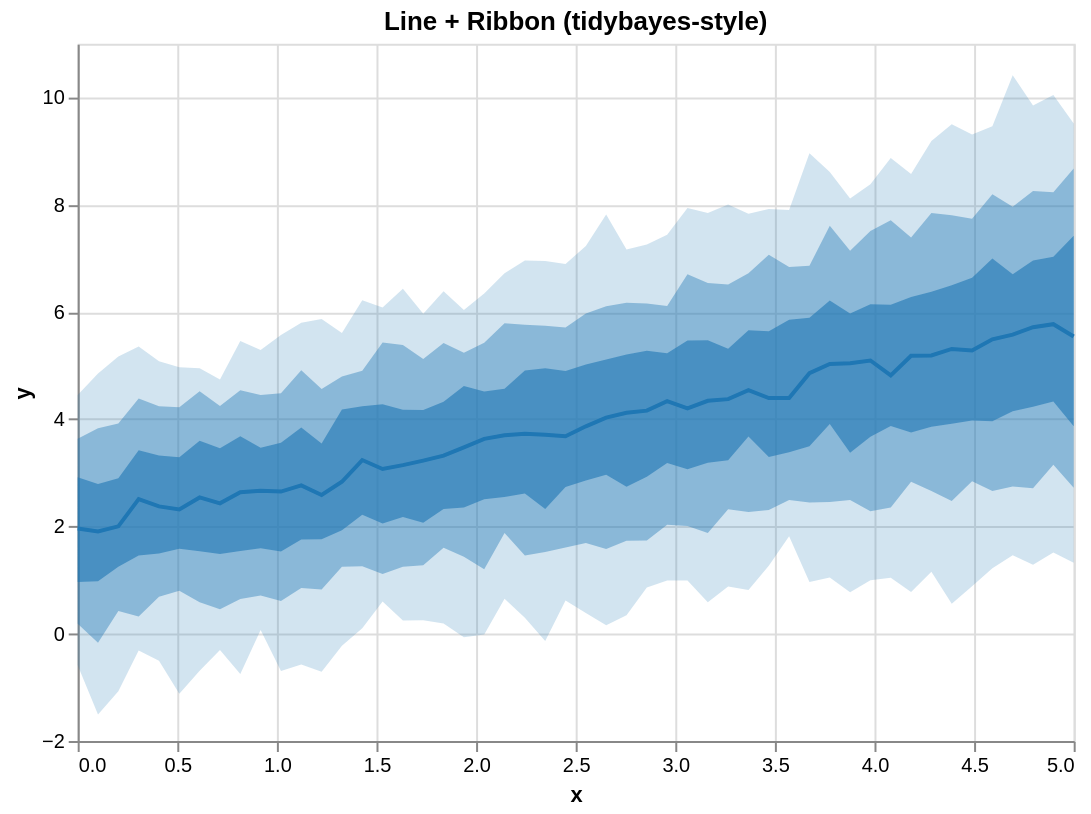

Write the Vega-Lite specification saved for this chart.
### Vega-Lite specification from a JSON file in a GitHub repository (floating-point values rounded to 4 significant figures)
{"$schema": "https://vega.github.io/schema/vega-lite/v5.json", "height": 350, "layer": [{"encoding": {"x": {"field": "x", "type": "quantitative"}, "y2": {"field": "hi_0_95_"}, "y": {"field": "lo_0_95_", "title": "y", "type": "quantitative"}}, "mark": {"line": false, "fill": "#1f77b4", "type": "area", "opacity": 0.2}}, {"encoding": {"x": {"field": "x", "type": "quantitative"}, "y2": {"field": "hi_0_8_"}, "y": {"field": "lo_0_8_", "title": "y", "type": "quantitative"}}, "mark": {"line": false, "fill": "#1f77b4", "type": "area", "opacity": 0.4}}, {"encoding": {"x": {"field": "x", "type": "quantitative"}, "y2": {"field": "hi_0_5_"}, "y": {"field": "lo_0_5_", "title": "y", "type": "quantitative"}}, "mark": {"line": false, "fill": "#1f77b4", "type": "area", "opacity": 0.6}}, {"encoding": {"x": {"field": "x", "type": "quantitative"}, "y": {"field": "__median__", "type": "quantitative"}}, "mark": {"color": "#1f77b4", "strokeWidth": 2, "type": "line"}}], "data": {"values": [{"lo_0_8_": 0.1849, "lo_0_95_": -0.5867, "hi_0_8_": 3.637, "x": 0.0, "__median__": 1.964, "hi_0_5_": 2.92, "hi_0_95_": 4.451, "lo_0_5_": 0.9661}, {"lo_0_8_": -0.1691, "lo_0_95_": -1.506, "hi_0_8_": 3.834, "x": 0.102, "__median__": 1.909, "hi_0_5_": 2.792, "hi_0_95_": 4.853, "lo_0_5_": 0.9769}, {"lo_0_8_": 0.4259, "lo_0_95_": -1.073, "hi_0_8_": 3.923, "x": 0.2041, "__median__": 2.003, "hi_0_5_": 2.901, "hi_0_95_": 5.171, "lo_0_5_": 1.25}, {"lo_0_8_": 0.3218, "lo_0_95_": -0.3132, "hi_0_8_": 4.385, "x": 0.3061, "__median__": 2.513, "hi_0_5_": 3.421, "hi_0_95_": 5.358, "lo_0_5_": 1.46}, {"lo_0_8_": 0.6891, "lo_0_95_": -0.5022, "hi_0_8_": 4.244, "x": 0.4082, "__median__": 2.376, "hi_0_5_": 3.323, "hi_0_95_": 5.08, "lo_0_5_": 1.495}, {"lo_0_8_": 0.8001, "lo_0_95_": -1.118, "hi_0_8_": 4.222, "x": 0.5102, "__median__": 2.319, "hi_0_5_": 3.293, "hi_0_95_": 4.969, "lo_0_5_": 1.587}, {"lo_0_8_": 0.5855, "lo_0_95_": -0.6909, "hi_0_8_": 4.521, "x": 0.6122, "__median__": 2.542, "hi_0_5_": 3.598, "hi_0_95_": 4.948, "lo_0_5_": 1.538}, {"lo_0_8_": 0.4588, "lo_0_95_": -0.3051, "hi_0_8_": 4.245, "x": 0.7143, "__median__": 2.431, "hi_0_5_": 3.457, "hi_0_95_": 4.741, "lo_0_5_": 1.488}, {"lo_0_8_": 0.6498, "lo_0_95_": -0.7513, "hi_0_8_": 4.54, "x": 0.8163, "__median__": 2.639, "hi_0_5_": 3.683, "hi_0_95_": 5.457, "lo_0_5_": 1.545}, {"lo_0_8_": 0.7121, "lo_0_95_": 0.07086, "hi_0_8_": 4.453, "x": 0.9184, "__median__": 2.665, "hi_0_5_": 3.47, "hi_0_95_": 5.292, "lo_0_5_": 1.597}, {"lo_0_8_": 0.6117, "lo_0_95_": -0.6939, "hi_0_8_": 4.485, "x": 1.02, "__median__": 2.652, "hi_0_5_": 3.562, "hi_0_95_": 5.569, "lo_0_5_": 1.536}, {"lo_0_8_": 0.8519, "lo_0_95_": -0.5723, "hi_0_8_": 4.913, "x": 1.122, "__median__": 2.768, "hi_0_5_": 3.845, "hi_0_95_": 5.799, "lo_0_5_": 1.759}, {"lo_0_8_": 0.8241, "lo_0_95_": -0.7075, "hi_0_8_": 4.564, "x": 1.224, "__median__": 2.588, "hi_0_5_": 3.548, "hi_0_95_": 5.87, "lo_0_5_": 1.763}, {"lo_0_8_": 1.25, "lo_0_95_": -0.2246, "hi_0_8_": 4.798, "x": 1.327, "__median__": 2.834, "hi_0_5_": 4.183, "hi_0_95_": 5.61, "lo_0_5_": 1.929}, {"lo_0_8_": 1.26, "lo_0_95_": 0.103, "hi_0_8_": 4.904, "x": 1.429, "__median__": 3.239, "hi_0_5_": 4.241, "hi_0_95_": 6.217, "lo_0_5_": 2.217}, {"lo_0_8_": 1.116, "lo_0_95_": 0.6023, "hi_0_8_": 5.43, "x": 1.531, "__median__": 3.073, "hi_0_5_": 4.277, "hi_0_95_": 6.086, "lo_0_5_": 2.054}, {"lo_0_8_": 1.25, "lo_0_95_": 0.2478, "hi_0_8_": 5.383, "x": 1.633, "__median__": 3.144, "hi_0_5_": 4.175, "hi_0_95_": 6.431, "lo_0_5_": 2.177}, {"lo_0_8_": 1.279, "lo_0_95_": 0.254, "hi_0_8_": 5.124, "x": 1.735, "__median__": 3.228, "hi_0_5_": 4.17, "hi_0_95_": 5.968, "lo_0_5_": 2.071}, {"lo_0_8_": 1.606, "lo_0_95_": 0.1903, "hi_0_8_": 5.42, "x": 1.837, "__median__": 3.321, "hi_0_5_": 4.328, "hi_0_95_": 6.387, "lo_0_5_": 2.327}, {"lo_0_8_": 1.437, "lo_0_95_": -0.06296, "hi_0_8_": 5.238, "x": 1.939, "__median__": 3.476, "hi_0_5_": 4.621, "hi_0_95_": 6.036, "lo_0_5_": 2.357}, {"lo_0_8_": 1.201, "lo_0_95_": -0.01424, "hi_0_8_": 5.425, "x": 2.041, "__median__": 3.633, "hi_0_5_": 4.517, "hi_0_95_": 6.344, "lo_0_5_": 2.508}, {"lo_0_8_": 1.879, "lo_0_95_": 0.6537, "hi_0_8_": 5.789, "x": 2.143, "__median__": 3.703, "hi_0_5_": 4.571, "hi_0_95_": 6.722, "lo_0_5_": 2.55}, {"lo_0_8_": 1.459, "lo_0_95_": 0.2965, "hi_0_8_": 5.762, "x": 2.245, "__median__": 3.729, "hi_0_5_": 4.908, "hi_0_95_": 6.959, "lo_0_5_": 2.615}, {"lo_0_8_": 1.523, "lo_0_95_": -0.1355, "hi_0_8_": 5.742, "x": 2.347, "__median__": 3.712, "hi_0_5_": 4.95, "hi_0_95_": 6.949, "lo_0_5_": 2.326}, {"lo_0_8_": 1.61, "lo_0_95_": 0.6215, "hi_0_8_": 5.713, "x": 2.449, "__median__": 3.684, "hi_0_5_": 4.899, "hi_0_95_": 6.895, "lo_0_5_": 2.736}, {"lo_0_8_": 1.694, "lo_0_95_": 0.3855, "hi_0_8_": 5.971, "x": 2.551, "__median__": 3.868, "hi_0_5_": 5.023, "hi_0_95_": 7.23, "lo_0_5_": 2.86}, {"lo_0_8_": 1.579, "lo_0_95_": 0.1587, "hi_0_8_": 6.108, "x": 2.653, "__median__": 4.03, "hi_0_5_": 5.113, "hi_0_95_": 7.816, "lo_0_5_": 2.963}, {"lo_0_8_": 1.735, "lo_0_95_": 0.3473, "hi_0_8_": 6.17, "x": 2.755, "__median__": 4.12, "hi_0_5_": 5.207, "hi_0_95_": 7.167, "lo_0_5_": 2.739}, {"lo_0_8_": 1.737, "lo_0_95_": 0.8633, "hi_0_8_": 6.159, "x": 2.857, "__median__": 4.161, "hi_0_5_": 5.275, "hi_0_95_": 7.257, "lo_0_5_": 2.928}, {"lo_0_8_": 2.033, "lo_0_95_": 0.9912, "hi_0_8_": 6.111, "x": 2.959, "__median__": 4.336, "hi_0_5_": 5.232, "hi_0_95_": 7.439, "lo_0_5_": 3.182}, {"lo_0_8_": 2.01, "lo_0_95_": 0.9918, "hi_0_8_": 6.702, "x": 3.061, "__median__": 4.203, "hi_0_5_": 5.467, "hi_0_95_": 7.939, "lo_0_5_": 3.069}, {"lo_0_8_": 1.878, "lo_0_95_": 0.5887, "hi_0_8_": 6.542, "x": 3.163, "__median__": 4.344, "hi_0_5_": 5.474, "hi_0_95_": 7.845, "lo_0_5_": 3.187}, {"lo_0_8_": 2.323, "lo_0_95_": 0.88, "hi_0_8_": 6.513, "x": 3.265, "__median__": 4.375, "hi_0_5_": 5.313, "hi_0_95_": 8.003, "lo_0_5_": 3.237}, {"lo_0_8_": 2.272, "lo_0_95_": 0.8178, "hi_0_8_": 6.722, "x": 3.367, "__median__": 4.544, "hi_0_5_": 5.658, "hi_0_95_": 7.832, "lo_0_5_": 3.679}, {"lo_0_8_": 2.308, "lo_0_95_": 1.267, "hi_0_8_": 7.065, "x": 3.469, "__median__": 4.394, "hi_0_5_": 5.639, "hi_0_95_": 7.918, "lo_0_5_": 3.296}, {"lo_0_8_": 2.495, "lo_0_95_": 1.819, "hi_0_8_": 6.837, "x": 3.571, "__median__": 4.397, "hi_0_5_": 5.854, "hi_0_95_": 7.904, "lo_0_5_": 3.386}, {"lo_0_8_": 2.447, "lo_0_95_": 0.9675, "hi_0_8_": 6.862, "x": 3.673, "__median__": 4.858, "hi_0_5_": 5.894, "hi_0_95_": 8.958, "lo_0_5_": 3.496}, {"lo_0_8_": 2.456, "lo_0_95_": 1.049, "hi_0_8_": 7.608, "x": 3.776, "__median__": 5.029, "hi_0_5_": 6.215, "hi_0_95_": 8.61, "lo_0_5_": 3.911}, {"lo_0_8_": 2.496, "lo_0_95_": 0.7759, "hi_0_8_": 7.141, "x": 3.878, "__median__": 5.045, "hi_0_5_": 5.972, "hi_0_95_": 8.118, "lo_0_5_": 3.374}, {"lo_0_8_": 2.286, "lo_0_95_": 0.9964, "hi_0_8_": 7.509, "x": 3.98, "__median__": 5.095, "hi_0_5_": 6.146, "hi_0_95_": 8.382, "lo_0_5_": 3.672}, {"lo_0_8_": 2.354, "lo_0_95_": 1.046, "hi_0_8_": 7.708, "x": 4.082, "__median__": 4.817, "hi_0_5_": 6.137, "hi_0_95_": 8.869, "lo_0_5_": 3.875}, {"lo_0_8_": 2.835, "lo_0_95_": 0.781, "hi_0_8_": 7.39, "x": 4.184, "__median__": 5.184, "hi_0_5_": 6.277, "hi_0_95_": 8.572, "lo_0_5_": 3.753}, {"lo_0_8_": 2.661, "lo_0_95_": 1.158, "hi_0_8_": 7.844, "x": 4.286, "__median__": 5.188, "hi_0_5_": 6.378, "hi_0_95_": 9.188, "lo_0_5_": 3.862}, {"lo_0_8_": 2.474, "lo_0_95_": 0.5604, "hi_0_8_": 7.803, "x": 4.388, "__median__": 5.311, "hi_0_5_": 6.497, "hi_0_95_": 9.498, "lo_0_5_": 3.917}, {"lo_0_8_": 2.845, "lo_0_95_": 0.8862, "hi_0_8_": 7.74, "x": 4.49, "__median__": 5.282, "hi_0_5_": 6.637, "hi_0_95_": 9.308, "lo_0_5_": 3.976}, {"lo_0_8_": 2.663, "lo_0_95_": 1.22, "hi_0_8_": 8.194, "x": 4.592, "__median__": 5.489, "hi_0_5_": 6.996, "hi_0_95_": 9.465, "lo_0_5_": 3.963}, {"lo_0_8_": 2.745, "lo_0_95_": 1.465, "hi_0_8_": 7.963, "x": 4.694, "__median__": 5.578, "hi_0_5_": 6.703, "hi_0_95_": 10.42, "lo_0_5_": 4.148}, {"lo_0_8_": 2.713, "lo_0_95_": 1.288, "hi_0_8_": 8.256, "x": 4.796, "__median__": 5.716, "hi_0_5_": 6.961, "hi_0_95_": 9.85, "lo_0_5_": 4.231}, {"lo_0_8_": 3.151, "lo_0_95_": 1.518, "hi_0_8_": 8.23, "x": 4.898, "__median__": 5.772, "hi_0_5_": 7.028, "hi_0_95_": 10.04, "lo_0_5_": 4.329}, {"lo_0_8_": 2.721, "lo_0_95_": 1.322, "hi_0_8_": 8.674, "x": 5.0, "__median__": 5.542, "hi_0_5_": 7.421, "hi_0_95_": 9.513, "lo_0_5_": 3.87}]}, "title": "Line + Ribbon (tidybayes-style)", "width": 500}
